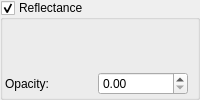
           <widget class="MyGroupBox" name="groupCheck_reflectance_gradient_enable">
            <property name="toolTip">
             <string/>
            </property>
            <property name="title">
             <string>Reflectance</string>
            </property>
            <property name="checkable">
             <bool>true</bool>
            </property>
            <layout class="QVBoxLayout" name="verticalLayout_19">
             <property name="spacing">
              <number>2</number>
             </property>
             <property name="leftMargin">
              <number>2</number>
             </property>
             <property name="topMargin">
              <number>2</number>
             </property>
             <property name="rightMargin">
              <number>2</number>
             </property>
             <property name="bottomMargin">
              <number>2</number>
             </property>
             <item>
              <widget class="cGradientEditWidget" name="colorpalette_reflectance_gradient" native="true">
               <property name="toolTip">
                <string>&lt;html&gt;&lt;head/&gt;&lt;body&gt;&lt;p&gt;Gradient which defines the reflected light colors.&lt;/p&gt;&lt;p&gt;Brighter colors increase reflectance. A black color creates no reflections.&lt;/p&gt;&lt;p&gt;This gradient works only when &lt;span style=&quot; font-style:italic;&quot;&gt;reflectance&lt;/span&gt; is greater than zero.&lt;/p&gt;&lt;/body&gt;&lt;/html&gt;</string>
               </property>
              </widget>
             </item>
             <item>
              <layout class="QHBoxLayout" name="horizontalLayout_reflectance_opacity">
               <item>
                <widget class="QLabel" name="label_reflectance_gradient_opacity">
                 <property name="text">
                  <string>Opacity:</string>
                 </property>
                </widget>
               </item>
               <item>
                <widget class="MyDoubleSpinBox" name="spinbox_reflectance_gradient_opacity">
                 <property name="toolTip">
                  <string>Controls the gradient blend strength (0.0 = no effect, 1.0 = full gradient)</string>
                 </property>
                </widget>
               </item>
               <item>
                <spacer name="horizontalSpacer_reflectance_opacity">
                 <property name="orientation">
                  <enum>Qt::Horizontal</enum>
                 </property>
                </spacer>
               </item>
              </layout>
             </item>
            </layout>
           </widget>
